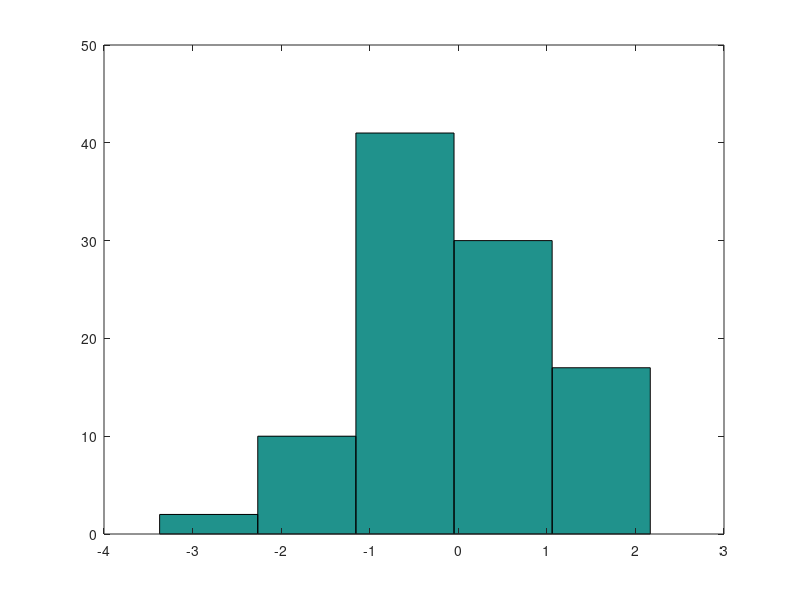
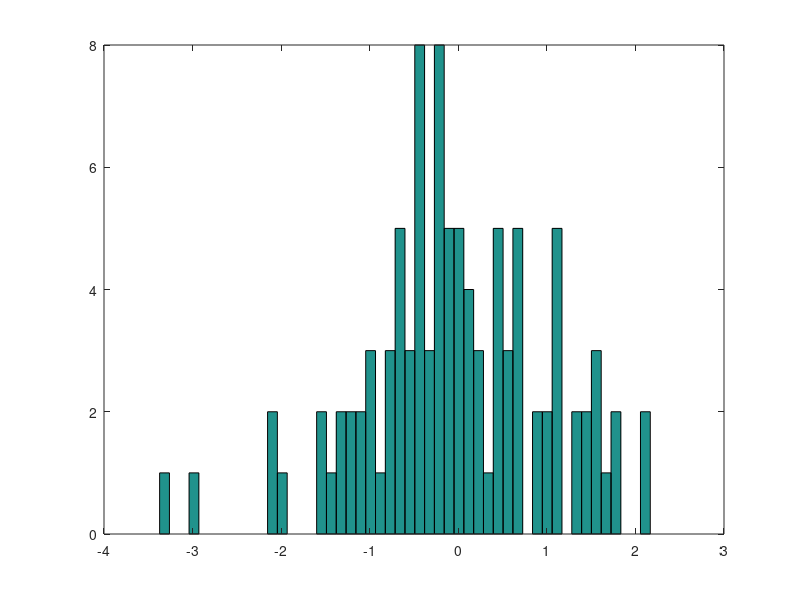
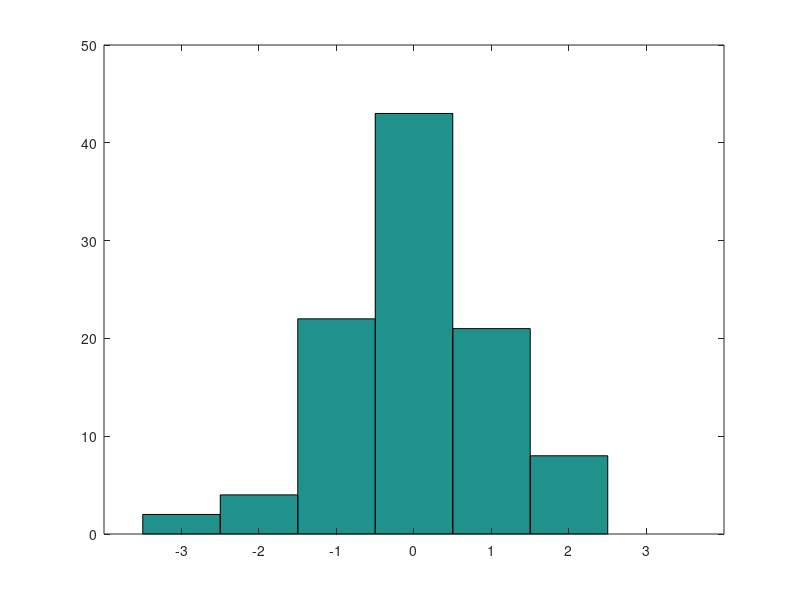
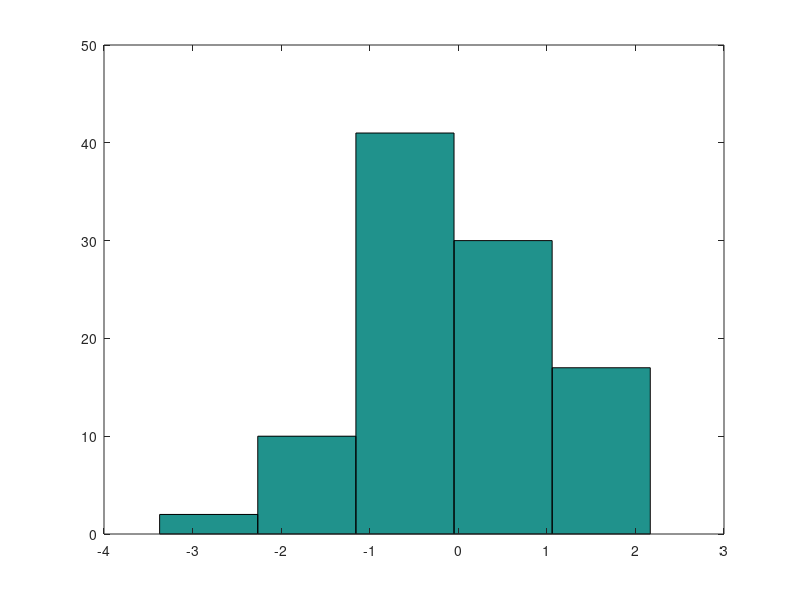

MATLAB code to generate these figures, in order:
%% HISTOGRAMM
clear;close all;clc
% Histogramme lassen sich in Matlab mit dem Befehl hist() sehr leicht
% erstellen. Als Parameter werden der Funktion die zu untersuchende
% Matrix/der zu untersuchende Vektor und die bin-Groessee mitgegeben. Als
% bin-Groesse kann man entweder die Anzahl an Groessenklassen angeben 
% (z.B. 10), oder einen Vektor, der die bin-Mittel direkt angibt 
% (z.B. 1:0.1:10).

% Erstellen von Zufallszahlen
x=randn(1,100);  % 1 Zeile mit 100 Werten (zwischen -3 und 3)
%% Direktes Plotten von Histogramme
% Im folgenden wird die Auswirkung einer veraenderten Anzahl von
% bin-Klassen auf ein Histogramm dargestellt. Zuerst werden die
% Zufallszahlen in nur fuenf und anschliessend in 50 bin-Klassen
% unterteilt.  Im letzten Schritt werden din Mittelwerte den bin-Klassen
% explizit angegeben.

% Histogramm mit grober Aufloesung
figure(1)
hist(x,5);
% Histogramm mit feiner Aufloesung
figure(2)
hist(x,50);
% Histogramm mit Ganzzahlen zwischen -3 und 3 als bin-Mitte
figure(3)
hist(x,-3:3)

%% Abfangen der Daten zum Weiterverarbeiten
% Die Zahlenwerte (und ggf. die vom Programm gewaehlten bin-Klassen) der 
% Auszaehlung lassen sich mit Hilfe von Variablen abfangen. In diesem Fall
% plottet Matlab nicht selbst!

[a,bin] = hist(x,5); % bin=Mittel der bin-Klasse, a=Werte in bin-Klasse

% Die so abgefangenen Werte lassen sich mit Hilfe der bar()-Funktion wieder
% darstellen. bar() liefert ein Balkendiagramm.
figure(4)
bar(bin,a,'hist')    % Das Argument 'hist' sorgt dafür, dass zwischen den
                     % Balken keine Luecken sind. figure 1 und 4 sehen nun
                     % identisch aus.